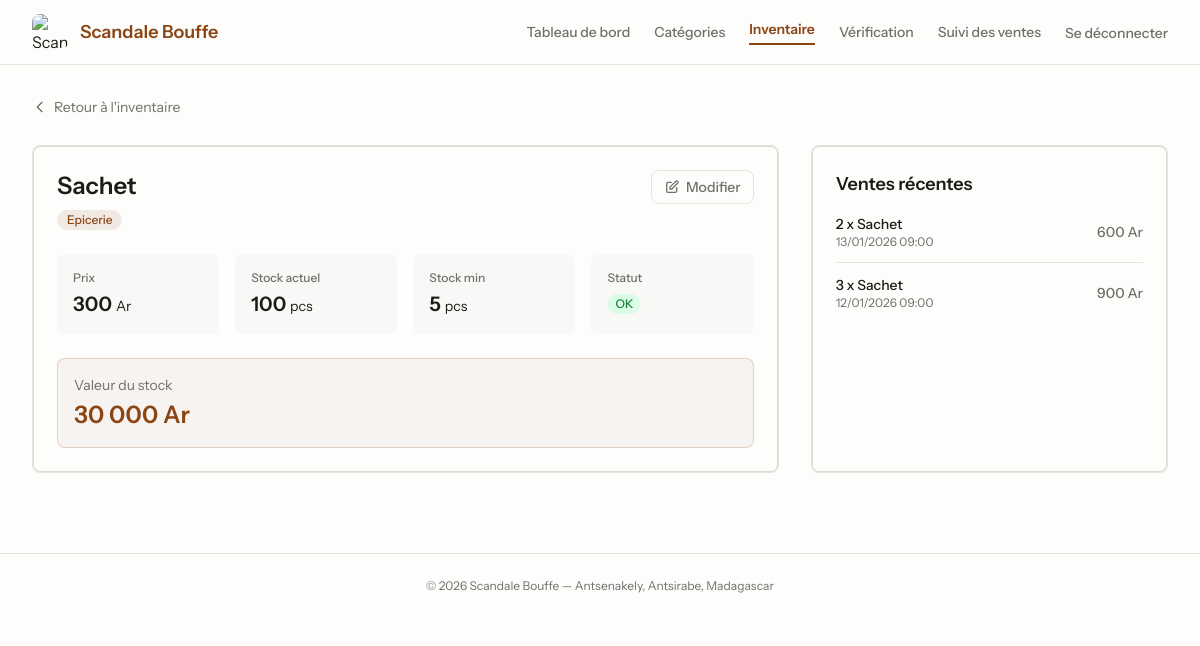
/inventory/show?id=126 (signed in), run on the app's committed database.
### tables this page shows
CREATE TABLE `products` (
  `id` bigint(20) UNSIGNED NOT NULL,
  `name` varchar(255) NOT NULL,
  `category_id` bigint(20) UNSIGNED DEFAULT NULL,
  `description` text DEFAULT NULL,
  `price` decimal(10,2) NOT NULL,
  `quantity` int(11) NOT NULL DEFAULT 0,
  `min_stock` int(11) NOT NULL DEFAULT 5,
  `unit` varchar(255) NOT NULL DEFAULT 'pcs',
  `image` varchar(255) DEFAULT NULL,
  `active` tinyint(1) NOT NULL DEFAULT 1,
  `created_at` timestamp NULL DEFAULT NULL,
  `updated_at` timestamp NULL DEFAULT NULL
);

CREATE TABLE `categories` (
  `id` bigint(20) UNSIGNED NOT NULL,
  `name` varchar(255) NOT NULL,
  `description` varchar(255) DEFAULT NULL,
  `created_at` timestamp NULL DEFAULT NULL,
  `updated_at` timestamp NULL DEFAULT NULL
);

CREATE TABLE `sale_items` (
  `id` bigint(20) UNSIGNED NOT NULL,
  `sale_id` bigint(20) UNSIGNED NOT NULL,
  `product_id` bigint(20) UNSIGNED NOT NULL,
  `product_name` varchar(255) DEFAULT NULL,
  `quantity` int(11) NOT NULL,
  `unit_price` decimal(10,2) NOT NULL,
  `pay_method` varchar(20) NOT NULL DEFAULT 'cash',
  `created_at` timestamp NULL DEFAULT NULL,
  `updated_at` timestamp NULL DEFAULT NULL
);

CREATE TABLE `sales` (
  `id` bigint(20) UNSIGNED NOT NULL,
  `user_id` bigint(20) UNSIGNED NOT NULL,
  `total` decimal(10,2) NOT NULL DEFAULT 0.00,
  `created_at` timestamp NULL DEFAULT NULL,
  `updated_at` timestamp NULL DEFAULT NULL,
  `payment_method` varchar(20) NOT NULL DEFAULT 'cash'
);

### config/db.php (called while the page is built, shortened)
<?php
$dbHost = 'localhost';
$dbName = 'scandale_bouffe';
$dbUser = 'root';
$dbPass = '';
function url(string $path = ''): string {
    $base = BASE_URL === '' ? '' : BASE_URL . '/';
    return $base . ltrim($path, '/');
}
try {
    $pdo = new PDO(
        "mysql:host={$dbHost};dbname={$dbName};charset=utf8mb4",
        $dbUser,
        $dbPass,
        [
            PDO::ATTR_ERRMODE => PDO::ERRMODE_EXCEPTION,
            PDO::ATTR_DEFAULT_FETCH_MODE => PDO::FETCH_ASSOC,
        ]
    );
} catch (PDOException $e) {
    error_log("Erreur de connexion PDO : " . $e->getMessage());
    die("Impossible de se connecter à la base de données. Veuillez réessayer plus tard.");
}
function fetchAssoc(string $sql, array $params = []): array {
    global $pdo;
    $stmt = $pdo->prepare($sql);
    $stmt->execute($params);
    return $stmt->fetch() ?: [];
}
function fetchAllAssoc(string $sql, array $params = []): array {
    global $pdo;
    $stmt = $pdo->prepare($sql);
    $stmt->execute($params);
    return $stmt->fetchAll() ?: [];
}

### pages/inventory/show.php (the view, shortened to what this page needs)
<?php
$id = (int)($_GET['id'] ?? 0);
$product = fetchAssoc("SELECT p.*, c.name as category_name FROM products p LEFT JOIN categories c ON p.category_id = c.id WHERE p.id = ?", [$id]);
$recentSales = fetchAllAssoc(
    "SELECT si.quantity, si.unit_price, s.created_at, u.name as vendor_name
     FROM sale_items si
     JOIN sales s ON si.sale_id = s.id
     LEFT JOIN users u ON s.user_id = u.id
     WHERE si.product_id = ?
     ORDER BY s.created_at DESC LIMIT 5",
    [$id]
);
require __DIR__ . '/../layout.php';
?>
<div class="mb-6">
    <a href="<?php echo url('inventory'); ?>" class="inline-flex items-center gap-1.5 text-sm text-[#706f6c] hover:text-[#8B4513] dark:text-[#A1A09A] transition">
        <svg class="h-4 w-4" fill="none" stroke="currentColor" viewBox="0 0 24 24"><path stroke-linecap="round" stroke-linejoin="round" stroke-width="2" d="M15 19l-7-7 7-7"/></svg>
        Retour à l'inventaire
    </a>
</div>
<div class="grid grid-cols-1 lg:grid-cols-3 gap-8">
    <div class="lg:col-span-2 rounded-lg border border-[#e3e3e0] bg-[#FDFDFC] dark:border-[#3E3E3A] dark:bg-[#0a0a0a] shadow-card p-6">
        <div class="flex items-start justify-between mb-6">
            <div>
                <h1 class="text-2xl font-semibold text-[#1b1b18] dark:text-[#FDFDFC]"><?php echo htmlspecialchars($product['name']); ?></h1>
                <?php if ($product['category_name']): ?>
                <span class="mt-2 inline-flex items-center rounded-full bg-[#8B4513]/10 px-2.5 py-0.5 text-xs font-medium text-[#8B4513]"><?php echo htmlspecialchars($product['category_name']); ?></span>
                <?php endif; ?>
            </div>
            <div class="flex gap-2">
                <a href="<?php echo url('inventory/edit?id=' . $product['id']); ?>" class="inline-flex items-center gap-1.5 rounded-lg border border-[#e3e3e0] px-3 py-1.5 text-sm font-medium text-[#706f6c] hover:border-[#8B4513] hover:text-[#8B4513] dark:border-[#3E3E3A] transition">
                    <svg class="h-4 w-4" fill="none" stroke="currentColor" viewBox="0 0 24 24"><path stroke-linecap="round" stroke-linejoin="round" stroke-width="2" d="M11 5H6a2 2 0 00-2 2v11a2 2 0 002 2h11a2 2 0 002-2v-5m-1.414-9.414a2 2 0 112.828 2.828L11.828 15H9v-2.828l8.586-8.586z"/></svg>
                    Modifier
                </a>
            </div>
        </div>
        <dl class="grid grid-cols-2 sm:grid-cols-4 gap-4">
            <div class="rounded-lg bg-[#f8f8f7] dark:bg-[#1a1a1a] p-4">
                <dt class="text-xs font-medium text-[#706f6c] dark:text-[#A1A09A]">Prix</dt>
                <dd class="mt-1 text-xl font-semibold text-[#1b1b18] dark:text-[#FDFDFC]"><?php echo number_format((float)$product['price'], 0, ',', ' '); ?> <span class="text-sm font-normal">Ar</span></dd>
            </div>
            <div class="rounded-lg bg-[#f8f8f7] dark:bg-[#1a1a1a] p-4">
                <dt class="text-xs font-medium text-[#706f6c] dark:text-[#A1A09A]">Stock actuel</dt>
                <dd class="mt-1 text-xl font-semibold <?php echo ($product['quantity'] <= $product['min_stock']) ? 'text-red-600' : 'text-[#1b1b18] dark:text-[#FDFDFC]'; ?>">
                    <?php echo number_format((float)$product['quantity'], 0, ',', ' '); ?>
                    <span class="text-sm font-normal"><?php echo htmlspecialchars($product['unit']); ?></span>
                </dd>
            </div>
            <div class="rounded-lg bg-[#f8f8f7] dark:bg-[#1a1a1a] p-4">
                <dt class="text-xs font-medium text-[#706f6c] dark:text-[#A1A09A]">Stock min</dt>
                <dd class="mt-1 text-xl font-semibold text-[#1b1b18] dark:text-[#FDFDFC]">
                    <?php echo number_format((float)$product['min_stock'], 0, ',', ' '); ?>
                    <span class="text-sm font-normal"><?php echo htmlspecialchars($product['unit']); ?></span>
                </dd>
            </div>
            <div class="rounded-lg bg-[#f8f8f7] dark:bg-[#1a1a1a] p-4">
                <dt class="text-xs font-medium text-[#706f6c] dark:text-[#A1A09A]">Statut</dt>
                <dd class="mt-1">
                    <?php if ($product['quantity'] <= 0): ?>
                    <span class="inline-flex items-center rounded-full bg-red-100 dark:bg-red-900/30 px-2 py-0.5 text-xs font-medium text-red-700 dark:text-red-400">Rupture</span>
                    <?php elseif ($product['quantity'] <= $product['min_stock']): ?>
                    <span class="inline-flex items-center rounded-full bg-amber-100 dark:bg-amber-900/30 px-2 py-0.5 text-xs font-medium text-amber-700 dark:text-amber-400">Stock bas</span>
                    <?php else: ?>
                    <span class="inline-flex items-center rounded-full bg-green-100 dark:bg-green-900/30 px-2 py-0.5 text-xs font-medium text-green-700 dark:text-green-400">OK</span>
                    <?php endif; ?>
                </dd>
            </div>
        </dl>
        <?php if ($product['quantity'] > 0 && $product['price'] > 0): ?>
        <div class="mt-6 rounded-lg bg-[#8B4513]/5 border border-[#8B4513]/20 p-4">
            <p class="text-sm text-[#706f6c] dark:text-[#A1A09A]">Valeur du stock</p>
            <p class="mt-1 text-2xl font-semibold text-[#8B4513]">
                <?php echo number_format((float)$product['quantity'] * (float)$product['price'], 0, ',', ' '); ?> Ar
            </p>
        </div>
        <?php endif; ?>
    </div>
    <div class="rounded-lg border border-[#e3e3e0] bg-[#FDFDFC] dark:border-[#3E3E3A] dark:bg-[#0a0a0a] shadow-card p-6">
        <h2 class="text-lg font-semibold text-[#1b1b18] dark:text-[#FDFDFC] mb-4">Ventes récentes</h2>
        <?php if (empty($recentSales)): ?>
        <p class="text-sm text-[#706f6c] dark:text-[#A1A09A]">Aucune vente enregistrée.</p>
        <?php else: ?>
        <div class="space-y-3">
            <?php foreach ($recentSales as $sale): ?>
            <div class="flex items-center justify-between border-b border-[#e3e3e0] dark:border-[#3E3E3A] pb-3 last:border-0 last:pb-0">
                <div>
                    <p class="text-sm font-medium text-[#1b1b18] dark:text-[#FDFDFC]"><?php echo (int)$sale['quantity']; ?> x <?php echo htmlspecialchars($product['name']); ?></p>
                    <p class="text-xs text-[#706f6c] dark:text-[#A1A09A]"><?php echo date('d/m/Y H:i', strtotime($sale['created_at'])); ?></p>
                </div>
                <p class="text-sm font-medium text-[#706f6c] dark:text-[#A1A09A]"><?php echo number_format((float)$sale['quantity'] * (float)$sale['unit_price'], 0, ',', ' '); ?> Ar</p>
            </div>
            <?php endforeach; ?>
        </div>
        <?php endif; ?>
    </div>
</div>
<?php require __DIR__ . '/../layout_footer.php'; ?>

### css/styles.css (style rules this page uses)
:root { --primary: #8B4513; --light-bg: #FDFDFC; --dark-bg: #0a0a0a; --text: #1b1b18; --muted: #706f6c; --accent-orange: #FF750F; --border-light: #e3e3e0; --transition-fast: 0.2s ease; }
.shadow-card { box-shadow: inset 0 0 0 1px rgba(26, 26, 0, 0.16); }

### data on the page
products: name "Sachet", category.name "Epicerie", price "300", quantity "100", unit "pcs", min_stock "5", (float)$product['quantity'] * (float)$product['price'] "30 000"
sale_items: quantity "2", product.name "Sachet", sale.created_at "13/01/2026 09:00", (float)$sale['quantity'] * (float)$sale['unit_price'] "600"
sale_items: quantity "3", product.name "Sachet", sale.created_at "12/01/2026 09:00", (float)$sale['quantity'] * (float)$sale['unit_price'] "900"
